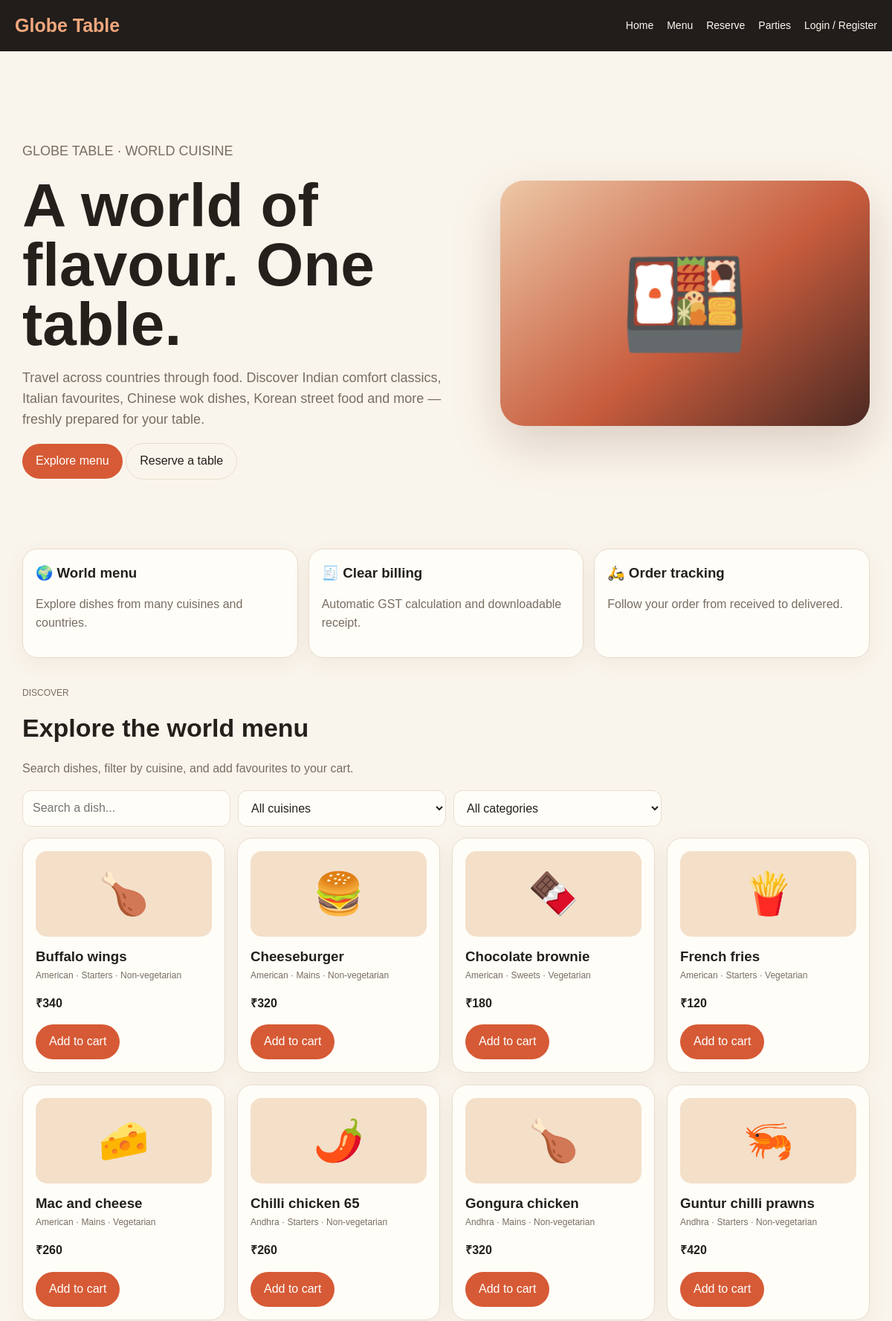
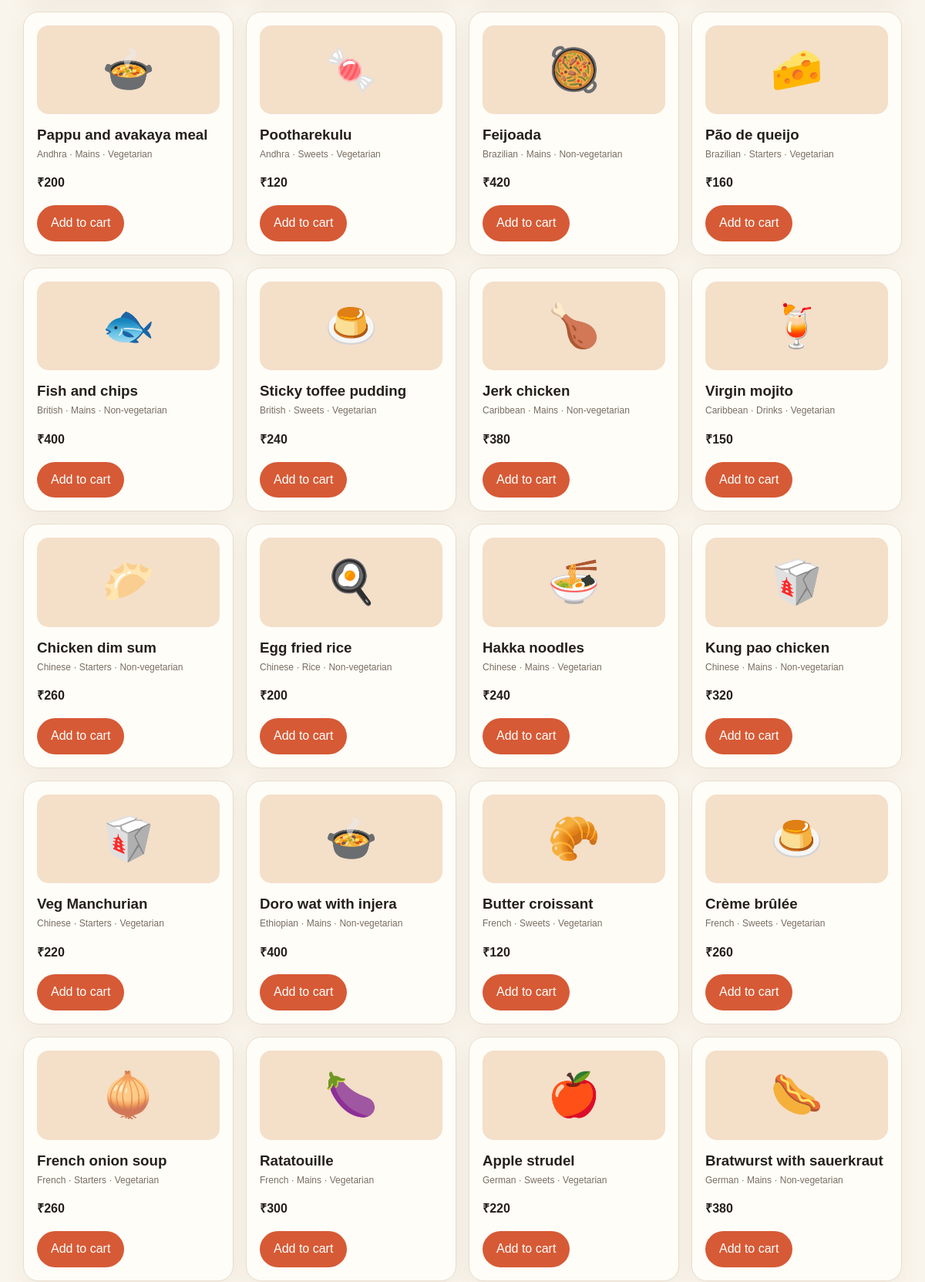
The page / (upper part) on the database its author committed (2 pictures, top to bottom).
### tables this page shows
CREATE TABLE menu(id INTEGER PRIMARY KEY, name TEXT NOT NULL, price INTEGER NOT NULL CHECK(price>0), category TEXT NOT NULL, vegetarian INTEGER NOT NULL, emoji TEXT NOT NULL, cuisine TEXT NOT NULL, available INTEGER NOT NULL DEFAULT 1);

### app.py (the view)
@app.get("/")
def index():
    with db() as c:
        items = c.execute("SELECT * FROM menu WHERE available=1 ORDER BY cuisine,name").fetchall()
    cuisines = sorted({x["cuisine"] for x in items})
    return render_template("index.html", menu=items, cuisines=cuisines)

### app.py (called while the page is built)
def db():
    conn = sqlite3.connect(DB_PATH)
    conn.row_factory = sqlite3.Row
    conn.execute("PRAGMA foreign_keys = ON")
    return conn

@app.context_processor
def inject_globals():
    return {"current_user": session.get("user_name"), "current_role": session.get("role")}

### templates/index.html (shortened to what this page needs)
<!doctype html>
<html lang="en"><head><meta charset="utf-8"><meta name="viewport" content="width=device-width,initial-scale=1">
</head><body>
<header><a class="logo" href="/">Globe Table</a><a href="#home">Home</a><a href="#menu">Menu</a><a href="#reserve">Reserve</a><a href="#party">Parties</a>
{% if current_user %}<span class="small">Hi, {{current_user}}</span><form method="post" action="{{url_for('logout')}}"><button class="light">Logout</button></form>{% else %}<a href="#account">Login / Register</a>{% endif %}
</header>
<main>
<section id="home" class="hero"><div><p class="tag">GLOBE TABLE · WORLD CUISINE</p><h1>A world of flavour. One table.</h1><p>Travel across countries through food. Discover Indian comfort classics, Italian favourites, Chinese wok dishes, Korean street food and more — freshly prepared for your table.</p><a class="btn primary" href="#menu">Explore menu</a> <a class="btn light" href="#reserve">Reserve a table</a></div><div class="plate">🍱</div></section>
<section><div class="three"><div class="card"><h3>🌍 World menu</h3><p class="muted">Explore dishes from many cuisines and countries.</p></div><div class="card"><h3>🧾 Clear billing</h3><p class="muted">Automatic GST calculation and downloadable receipt.</p></div><div class="card"><h3>🛵 Order tracking</h3><p class="muted">Follow your order from received to delivered.</p></div></div></section>
<section id="menu"><p class="tag">DISCOVER</p><h2>Explore the world menu</h2><p class="muted">Search dishes, filter by cuisine, and add favourites to your cart.</p>
<div class="filters"><input id="search" placeholder="Search a dish..."><select id="cuisine"><option value="">All cuisines</option></select><select id="category"><option value="">All categories</option></select></div>
<div class="grid" id="menuGrid">{% for m in menu %}<article class="dish" data-name="{{m.name|lower}}" data-cuisine="{{m.cuisine}}" data-category="{{m.category}}"><div class="emoji">{{m.emoji}}</div><h3>{{m.name}}</h3><div class="tag">{{m.cuisine}} · {{m.category}} · {{'Vegetarian' if m.vegetarian else 'Non-vegetarian'}}</div><p><strong>₹{{"{:,}".format(m.price)}}</strong></p><button class="primary add" data-id="{{m.id}}" data-name="{{m.name}}" data-price="{{m.price}}">Add to cart</button></article>{% endfor %}</div>
</section>
</main>
</body></html>

### templates/index.html (style rules this page uses)
:root { --bg:#faf5ec;--panel:#fffdf8;--ink:#24201c;--muted:#776d62;--line:#e8ddce;--accent:#d65a35;--deep:#211d1a;--green:#27845d }
* { box-sizing:border-box }
body { margin:0;background:var(--bg);color:var(--ink);font:16px/1.55 Arial,sans-serif }
header { background:var(--deep);color:#fff8ef;padding:15px max(20px,calc((100% - 1180px)/2));display:flex;gap:18px;align-items:center;flex-wrap:wrap;position:sticky;top:0;z-index:5 }
.logo { font-size:25px;font-weight:900;color:#f0a77d;text-decoration:none;margin-right:auto }
header a { color:inherit;text-decoration:none;font-size:14px }
main { max-width:1180px;margin:auto;padding:30px 20px 70px }
.hero { display:grid;grid-template-columns:1.1fr .9fr;gap:35px;align-items:center;padding:35px 0 55px }
h1 { font-size:clamp(44px,7vw,82px);line-height:.98;margin:0 }
h2 { font-size:34px;margin:8px 0 }
h3 { margin:0 0 10px }
.hero p { font-size:18px;color:var(--muted);max-width:570px }
.plate { min-height:330px;border-radius:32px;background:linear-gradient(140deg,#edc8a7,#c75c3d 56%,#4b2922);display:grid;place-items:center;font-size:140px;box-shadow:0 25px 65px #6d3c2c35 }
.btn,button { border:0;border-radius:999px;padding:11px 18px;background:var(--deep);color:white;cursor:pointer;text-decoration:none;display:inline-block;font:inherit }
.primary { background:var(--accent);color:white }
.light { background:transparent;border:1px solid var(--line);color:var(--ink) }
section { margin:38px 0;scroll-margin-top:90px }
.muted { color:var(--muted) }
.grid { display:grid;grid-template-columns:repeat(auto-fill,minmax(230px,1fr));gap:16px }
.dish,.card { background:var(--panel);border:1px solid var(--line);border-radius:20px;padding:17px;box-shadow:0 8px 28px #5a3b2410 }
.dish .emoji { font-size:55px;background:#f4dfc9;border-radius:15px;text-align:center;padding:15px }
.dish h3 { margin:12px 0 2px }
.tag { font-size:12px;color:var(--muted) }
.filters { display:flex;gap:10px;flex-wrap:wrap;margin:15px 0 }
.filters input,.filters select { max-width:280px }
input,select,textarea { font:inherit;padding:11px 13px;border:1px solid var(--line);border-radius:12px;background:#fffdf8;color:var(--ink);width:100% }
.three { display:grid;grid-template-columns:repeat(3,1fr);gap:14px }

### rows shown on the page
menu: emoji "🍗", name "Buffalo wings", cuisine "American", category "Starters", vegetarian "Non-vegetarian", price "340"
menu: emoji "🍔", name "Cheeseburger", cuisine "American", category "Mains", vegetarian "Non-vegetarian", price "320"
menu: emoji "🍫", name "Chocolate brownie", cuisine "American", category "Sweets", vegetarian "Vegetarian", price "180"
menu: emoji "🍟", name "French fries", cuisine "American", category "Starters", vegetarian "Vegetarian", price "120"
menu: emoji "🧀", name "Mac and cheese", cuisine "American", category "Mains", vegetarian "Vegetarian", price "260"
menu: emoji "🌶️", name "Chilli chicken 65", cuisine "Andhra", category "Starters", vegetarian "Non-vegetarian", price "260"
menu: emoji "🍗", name "Gongura chicken", cuisine "Andhra", category "Mains", vegetarian "Non-vegetarian", price "320"
menu: emoji "🦐", name "Guntur chilli prawns", cuisine "Andhra", category "Starters", vegetarian "Non-vegetarian", price "420"
menu: emoji "🍲", name "Pappu and avakaya meal", cuisine "Andhra", category "Mains", vegetarian "Vegetarian", price "200"
menu: emoji "🍬", name "Pootharekulu", cuisine "Andhra", category "Sweets", vegetarian "Vegetarian", price "120"
menu: emoji "🥘", name "Feijoada", cuisine "Brazilian", category "Mains", vegetarian "Non-vegetarian", price "420"
menu: emoji "🧀", name "Pão de queijo", cuisine "Brazilian", category "Starters", vegetarian "Vegetarian", price "160"
menu: emoji "🐟", name "Fish and chips", cuisine "British", category "Mains", vegetarian "Non-vegetarian", price "400"
menu: emoji "🍮", name "Sticky toffee pudding", cuisine "British", category "Sweets", vegetarian "Vegetarian", price "240"
menu: emoji "🍗", name "Jerk chicken", cuisine "Caribbean", category "Mains", vegetarian "Non-vegetarian", price "380"
menu: emoji "🍹", name "Virgin mojito", cuisine "Caribbean", category "Drinks", vegetarian "Vegetarian", price "150"
menu: emoji "🥟", name "Chicken dim sum", cuisine "Chinese", category "Starters", vegetarian "Non-vegetarian", price "260"
menu: emoji "🍳", name "Egg fried rice", cuisine "Chinese", category "Rice", vegetarian "Non-vegetarian", price "200"
menu: emoji "🍜", name "Hakka noodles", cuisine "Chinese", category "Mains", vegetarian "Vegetarian", price "240"
menu: emoji "🥡", name "Kung pao chicken", cuisine "Chinese", category "Mains", vegetarian "Non-vegetarian", price "320"
menu: emoji "🥡", name "Veg Manchurian", cuisine "Chinese", category "Starters", vegetarian "Vegetarian", price "220"
menu: emoji "🍲", name "Doro wat with injera", cuisine "Ethiopian", category "Mains", vegetarian "Non-vegetarian", price "400"
menu: emoji "🥐", name "Butter croissant", cuisine "French", category "Sweets", vegetarian "Vegetarian", price "120"
menu: emoji "🍮", name "Crème brûlée", cuisine "French", category "Sweets", vegetarian "Vegetarian", price "260"
menu: emoji "🧅", name "French onion soup", cuisine "French", category "Starters", vegetarian "Vegetarian", price "260"
menu: emoji "🍆", name "Ratatouille", cuisine "French", category "Mains", vegetarian "Vegetarian", price "300"
menu: emoji "🍎", name "Apple strudel", cuisine "German", category "Sweets", vegetarian "Vegetarian", price "220"
menu: emoji "🌭", name "Bratwurst with sauerkraut", cuisine "German", category "Mains", vegetarian "Non-vegetarian", price "380"
